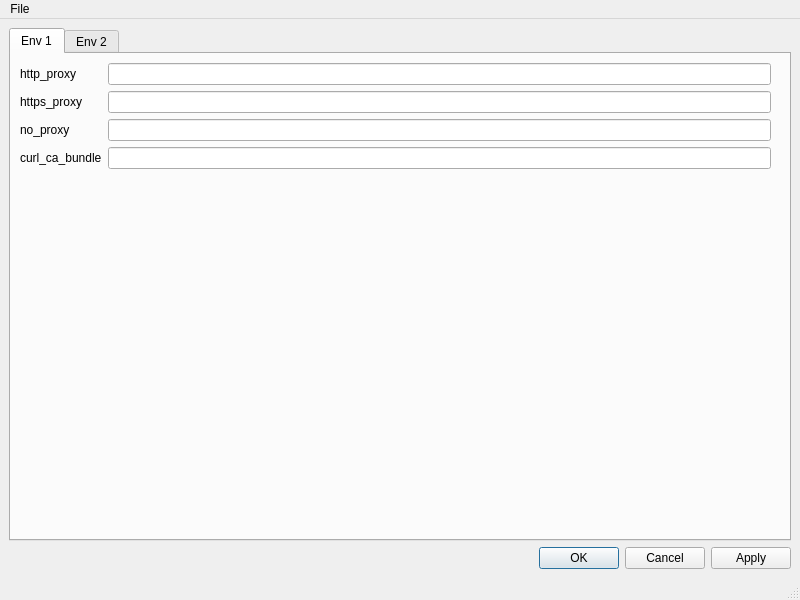
<?xml version="1.0" encoding="UTF-8"?>
<ui version="4.0">
 <class>MainWindow</class>
 <widget class="QMainWindow" name="MainWindow">
  <property name="geometry">
   <rect>
    <x>0</x>
    <y>0</y>
    <width>800</width>
    <height>600</height>
   </rect>
  </property>
  <property name="windowTitle">
   <string>MainWindow</string>
  </property>
  <widget class="QWidget" name="centralwidget">
   <layout class="QVBoxLayout" name="verticalLayout">
    <item>
     <widget class="QTabWidget" name="tabWidget">
      <property name="currentIndex">
       <number>0</number>
      </property>
      <widget class="QWidget" name="env1">
       <attribute name="title">
        <string>Env 1</string>
       </attribute>
       <widget class="QWidget" name="formLayoutWidget">
        <property name="geometry">
         <rect>
          <x>9</x>
          <y>9</y>
          <width>751</width>
          <height>451</height>
         </rect>
        </property>
        <layout class="QFormLayout" name="formLayout">
         <item row="0" column="0">
          <widget class="QLabel" name="var1Label">
           <property name="text">
            <string>http_proxy</string>
           </property>
          </widget>
         </item>
         <item row="0" column="1">
          <widget class="QLineEdit" name="var1LineEdit"/>
         </item>
         <item row="1" column="0">
          <widget class="QLabel" name="var2Label">
           <property name="text">
            <string>https_proxy</string>
           </property>
          </widget>
         </item>
         <item row="1" column="1">
          <widget class="QLineEdit" name="var2LineEdit"/>
         </item>
         <item row="2" column="0">
          <widget class="QLabel" name="var3Label">
           <property name="text">
            <string>no_proxy</string>
           </property>
          </widget>
         </item>
         <item row="2" column="1">
          <widget class="QLineEdit" name="var3LineEdit"/>
         </item>
         <item row="3" column="0">
          <widget class="QLabel" name="var4Label">
           <property name="text">
            <string>curl_ca_bundle</string>
           </property>
          </widget>
         </item>
         <item row="3" column="1">
          <widget class="QLineEdit" name="var4LineEdit"/>
         </item>
        </layout>
       </widget>
      </widget>
      <widget class="QWidget" name="env2">
       <attribute name="title">
        <string>Env 2</string>
       </attribute>
       <widget class="QWidget" name="formLayoutWidget_3">
        <property name="geometry">
         <rect>
          <x>10</x>
          <y>10</y>
          <width>751</width>
          <height>451</height>
         </rect>
        </property>
        <layout class="QFormLayout" name="formLayout_3">
         <item row="0" column="0">
          <widget class="QLabel" name="var1Label_3">
           <property name="text">
            <string>http_proxy</string>
           </property>
          </widget>
         </item>
         <item row="0" column="1">
          <widget class="QLineEdit" name="var1LineEdit_3">
           <property name="text">
            <string>http://gateway.schneider.zscaler.net:80</string>
           </property>
          </widget>
         </item>
         <item row="1" column="0">
          <widget class="QLabel" name="var2Label_3">
           <property name="text">
            <string>https_proxy</string>
           </property>
          </widget>
         </item>
         <item row="1" column="1">
          <widget class="QLineEdit" name="var2LineEdit_3">
           <property name="text">
            <string>http://gateway.schneider.zscaler.net:80</string>
           </property>
          </widget>
         </item>
         <item row="2" column="0">
          <widget class="QLabel" name="var3Label_3">
           <property name="text">
            <string>no_proxy</string>
           </property>
          </widget>
         </item>
         <item row="2" column="1">
          <widget class="QLineEdit" name="var3LineEdit_3">
           <property name="text">
            <string>localhost,127.0.0.1,github.schneider-electric.com,teamforge.schneider-electric.com,box.com,analytics.ci-ffaas.schneider-electric.com</string>
           </property>
          </widget>
         </item>
         <item row="3" column="0">
          <widget class="QLabel" name="var4Label_3">
           <property name="text">
            <string>curl_ca_bundle</string>
           </property>
          </widget>
         </item>
         <item row="3" column="1">
          <widget class="QLineEdit" name="var4LineEdit_3">
           <property name="text">
            <string>C:/_zscaler_cert/cacert_certifi_13012017.crt</string>
           </property>
          </widget>
         </item>
        </layout>
       </widget>
      </widget>
     </widget>
    </item>
    <item>
     <widget class="QDialogButtonBox" name="buttonBox">
      <property name="orientation">
       <enum>Qt::Horizontal</enum>
      </property>
      <property name="standardButtons">
       <set>QDialogButtonBox::Apply|QDialogButtonBox::Cancel|QDialogButtonBox::Ok</set>
      </property>
     </widget>
    </item>
   </layout>
  </widget>
  <widget class="QMenuBar" name="menubar">
   <property name="geometry">
    <rect>
     <x>0</x>
     <y>0</y>
     <width>800</width>
     <height>26</height>
    </rect>
   </property>
   <widget class="QMenu" name="menuFile">
    <property name="title">
     <string>File</string>
    </property>
    <addaction name="actionAdd_Environment"/>
   </widget>
   <addaction name="menuFile"/>
  </widget>
  <widget class="QStatusBar" name="statusbar"/>
  <action name="actionAdd_Environment">
   <property name="text">
    <string>Add Environment</string>
   </property>
  </action>
 </widget>
 <resources/>
 <connections/>
</ui>
